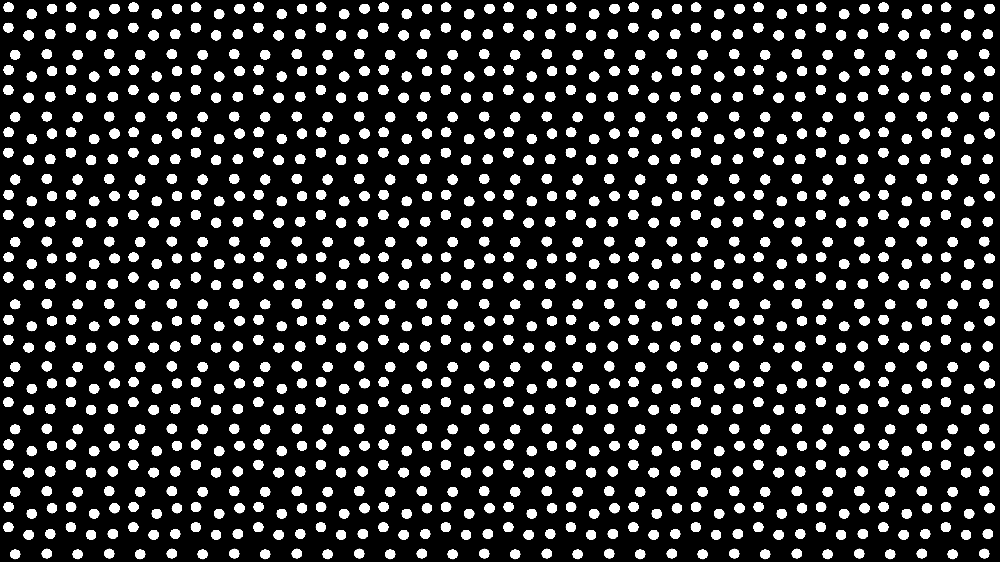
#> input picture assets/test1.png, 1000 x 562 px, shrunk from 2560 x 1440 before the run, found by its file name; its folder holds only this picture in this run
$ python analyze_photos.py
#> lines starting #> are read from the running program, lines starting #| are printed output that depends on the picture; after the words box and inside, x2 and y2 are one past the last pixel; in counts of white or black regions, pixels touching at a corner belong together
#> in circle_count, self.IMAGE is the input picture: shape (562, 1000, 3); min 0, max 255, mean 44.9
### circle_detection.py
import cv2
import numpy as np
import os
from io import BytesIO
import win32clipboard

## IF YOU WANT TO VISUALIZE THE IMAGE PROCESSING, JUST THROW IN SOME IMSHOWS AND WAITKEYS INTO circle_count - code might make more sense that way

#### GENERAL CONSTANTS THAT SHOULD WORK FOR MOST OF OUR PHOTOS ####

DARK_CIRCLE_THRESHOLD = 135                 # circles darker than this not counted, higher threshold fewer circles passed
NORMALIZED_DISTANCE_THRESHOLD = 0.3         # areas with a normalized distance transform less than this threshold are sent to zero (prevents close circles from blurring together)

ADAPTIVE_THRESHOLD_BOX = 51                 # how many neighbouring pixels included in calculation, MUST BE ODD
ADAPTIVE_THRESHOLD_BRIGHTEN = 45            # how much to offset results by
                                            # see https://docs.opencv.org/4.x/d7/d4d/tutorial_py_thresholding.html for more info (adaptive thresholding)

DEFAULT_CIRCLE_SIZE = 14                     # size of template circle used in matching
CIRCLE_GAP = 5                               # estimated gap between circles

# there are still plenty of magic numbers in the code, but those are less important and can be left alone

##################################

class circleCounter:

    # just a list of class variables will be declared later

    def __init__(self):
        self.IMAGE = None
        self.SAVE_PATH = None
        self.IMAGE_PATH = None
        self.IMAGE_NAME = None

        self.CIRCLE_COUNT = None

        self.CIRCLED_IMAGE = None # image with circles labelled and circle count text overlay, sent to clipboard


    ############ IMAGE PROCESSING FUNCTIONS ############

    def sharpen_image(self, image):
        # uses an "unsharp" kernel, less noisy than a basic sharpen kernel

        sharp_kernel = np.array([[-0.00391, -0.01563, -0.02344, -0.01563, -0.00391],
                            [-0.01563, -0.06250, -0.09375, -0.06250, -0.01563],
                            [-0.02344, -0.09375, 1.85980, -0.09375, -0.02344],
                            [-0.01563, -0.06250, -0.09375, -0.06250, -0.01563],
                            [-0.00391, -0.01563, -0.02344, -0.01563, -0.00391]])

        image_sharp = cv2.filter2D(src=image, ddepth=-1, kernel=sharp_kernel)
#> in circle_count, `hsv = cv2.cvtColor(sharp_im, cv2.COLOR_BGR2HSV)`: hsv: shape (562, 1000, 3); mean H, S, V 0, 0, 44.9

        return image_sharp

    def filter_dark_circles(self, hsv):

        # convert to black and white
        # using hsv v channel is slightly better than using cv2 imread grayscale
        black_and_white = hsv[:, :, 2]

        _, bw_1 = cv2.threshold(black_and_white, DARK_CIRCLE_THRESHOLD, 255, cv2.THRESH_TOZERO)    # send spots darker than threshold to zero
                                                                                                   # (otherwise still grayscale)

        _, bw_1_mask = cv2.threshold(black_and_white, DARK_CIRCLE_THRESHOLD, 255, cv2.THRESH_BINARY) # black and white based on threshold
#> bw_1_mask: shape (562, 1000); 17.5% white; 1152 white regions, largest, box (x1, y1, x2, y2) and area: (23, 30, 34, 41) 90, (148, 30, 159, 41) 90, (273, 30, 284, 41) 90

        return bw_1, bw_1_mask

    def find_circle_edges(self, hsv_dark_filtered):
        bw_2 = cv2.adaptiveThreshold(hsv_dark_filtered, 255, cv2.ADAPTIVE_THRESH_MEAN_C,\
                cv2.THRESH_BINARY, ADAPTIVE_THRESHOLD_BOX, ADAPTIVE_THRESHOLD_BRIGHTEN)
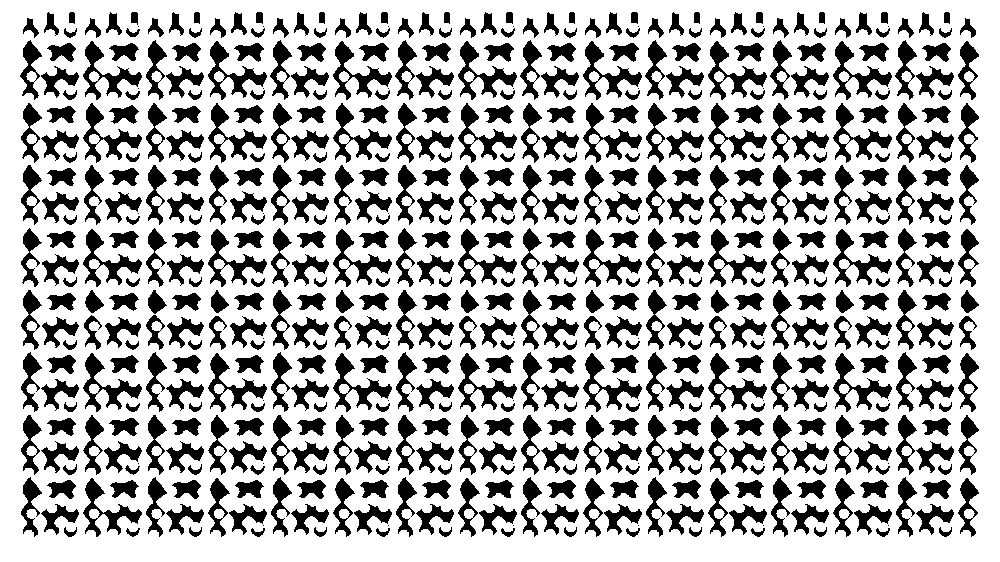
#> bw_2: shape (562, 1000); 68.9% white; 575 black regions (46 under 20 px), largest, box (x1, y1, x2, y2) and area: (208, 41, 267, 100) 1011, (333, 41, 392, 100) 1011, (458, 41, 517, 100) 1011
        return bw_2

    def erode(self, image_to_erode, magnitude):
#> called with magnitude = 3
        erode_kernel = cv2.getStructuringElement(cv2.MORPH_ELLIPSE, (magnitude, magnitude))
        eroded_image = cv2.erode(image_to_erode, erode_kernel)
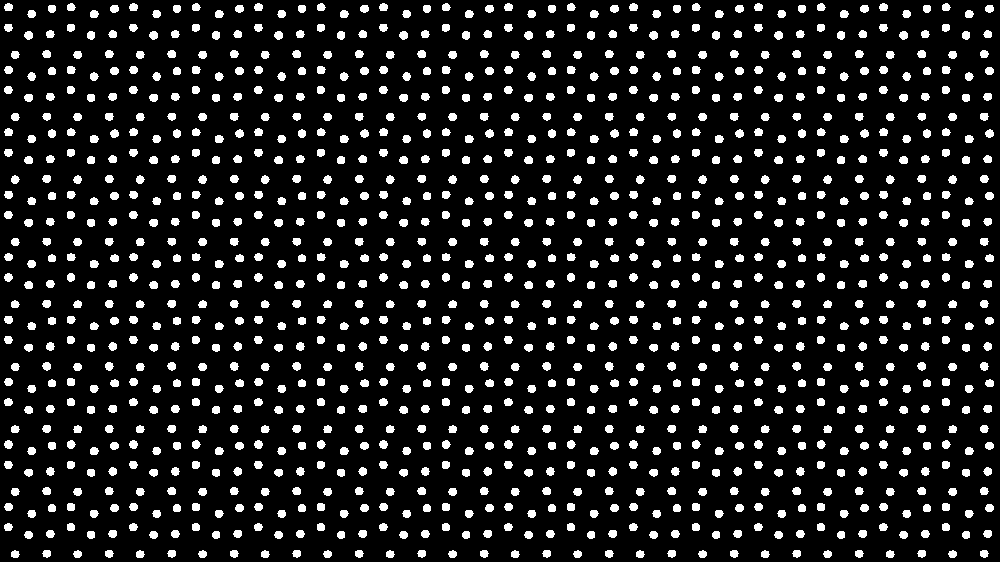
#> eroded_image: shape (562, 1000); 11.8% white; 1152 white regions, largest, box (x1, y1, x2, y2) and area: (24, 31, 33, 40) 63, (149, 31, 158, 40) 63, (274, 31, 283, 40) 63

        return eroded_image

    def distance_transform_and_match(self, im_final_erode):
        circle_size = DEFAULT_CIRCLE_SIZE

        while circle_size != 0:
            ## makes template circle
            template_circle = cv2.getStructuringElement(cv2.MORPH_ELLIPSE, (2*(circle_size-CIRCLE_GAP)+1, 2*(circle_size-CIRCLE_GAP)+1))
            template_circle = cv2.copyMakeBorder(template_circle, CIRCLE_GAP, CIRCLE_GAP, CIRCLE_GAP, CIRCLE_GAP,
                                        cv2.BORDER_CONSTANT | cv2.BORDER_ISOLATED, 0)
            dist_circle = cv2.distanceTransform(template_circle, cv2.DIST_L2, cv2.DIST_MASK_PRECISE)

            ## prepares actual image
            dist_im = cv2.distanceTransform(im_final_erode, cv2.DIST_L2, cv2.DIST_MASK_PRECISE)
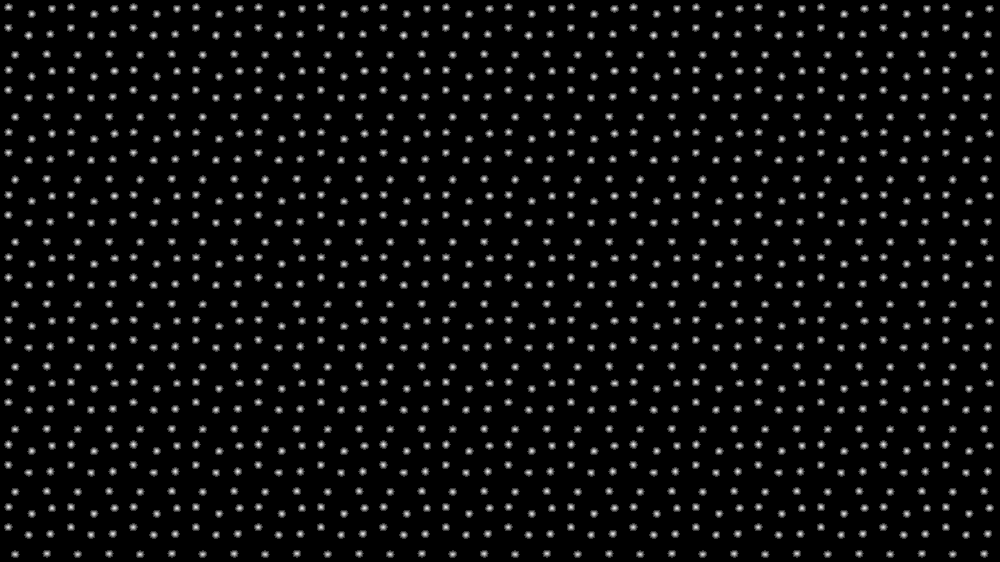
#> dist_im: shape (562, 1000) float32; min 0, max 4.47, mean 0.216; drawn with min black and max white
            distborder = cv2.copyMakeBorder(dist_im, circle_size, circle_size, circle_size, circle_size,
                                    cv2.BORDER_CONSTANT | cv2.BORDER_ISOLATED, 0)
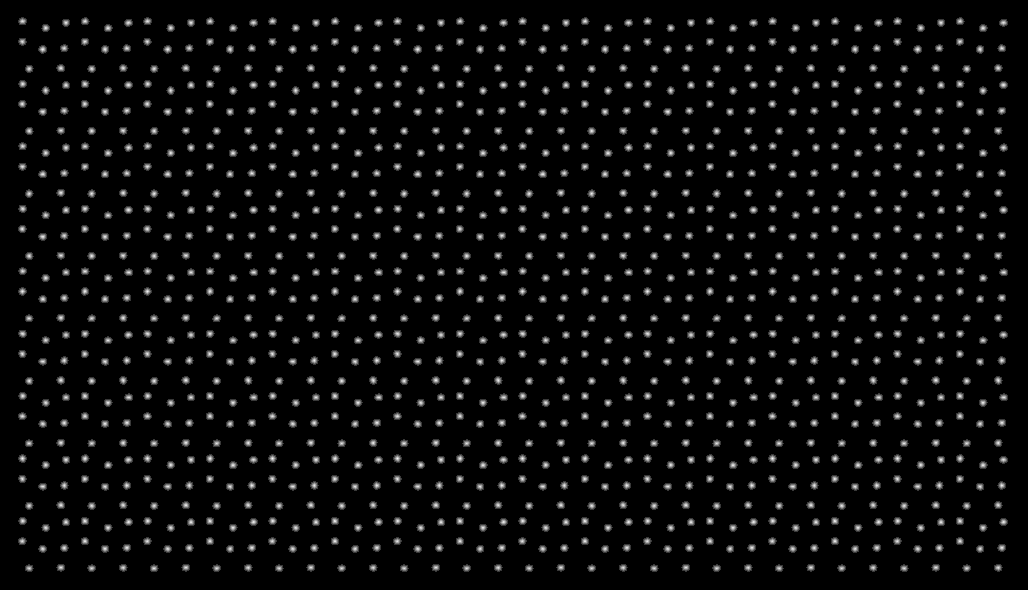
#> distborder: shape (590, 1028) float32; min 0, max 4.47, mean 0.2; drawn with min black and max white

            cv2.imshow('Python Rapid Circle Detection - Circle Template', dist_circle)
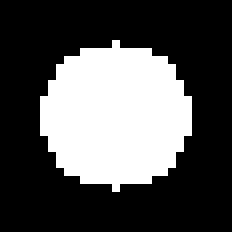
#> window 'Python Rapid Circle Detection ': shape (29, 29) (shown 8 times larger); 32% white; 1 white region, box (x1, y1, x2, y2) and area: (5, 5, 24, 24) 269
            cv2.imshow('Python Rapid Circle Detection', distborder)
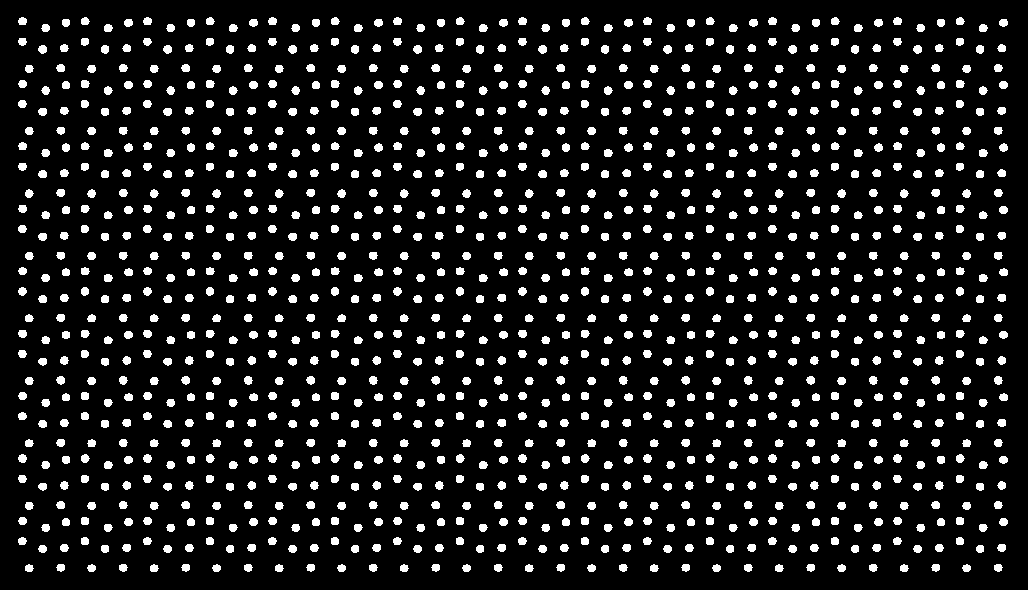
#> window 'Python Rapid Circle Detection': shape (590, 1028); 11% white; 1152 white regions, largest, box (x1, y1, x2, y2) and area: (38, 45, 47, 54) 63, (163, 45, 172, 54) 63, (288, 45, 297, 54) 63
            cv2.waitKey(0)
            cv2.destroyAllWindows()
            circle_size = int(input('Change template circle size (initially ' + str(circle_size) + '), if correctly fitted, enter 0: '))
#> the answer given: 100
#> the answer given: 100
#> the answer given: 100
#> the answer given: 100
#> the answer given: 100
#> the answer given: 100

        ##  TEMPLATE MATCHING BETWEEN THE TWO DISTANCE TRANSFORMS
        match_dist = cv2.matchTemplate(distborder, dist_circle, cv2.TM_CCOEFF_NORMED)

        return dist_im, match_dist

    ############## COUNTING AFTER PROCESS

    # [44 lines left out: functions find_and_count_circles, show_and_export_circle_count, not called in this run]


    ############### MAIN FUNCTION YAY

    def circle_count(self, image_path, save_path):

        self.IMAGE = cv2.imread(image_path)
        self.IMAGE_PATH = image_path
        self.SAVE_PATH = save_path
        self.IMAGE_NAME = os.path.split(self.IMAGE_PATH)[1].split('.')[0] # get the file name

        sharp_im = self.sharpen_image(self.IMAGE)

        hsv = cv2.cvtColor(sharp_im, cv2.COLOR_BGR2HSV)

        hsv_dark_filtered, hsv_dark_filtered_mask = self.filter_dark_circles(hsv)
        hsv_edges = self.find_circle_edges(hsv_dark_filtered)                               # don't put the mask here, the mask is black and white

        im_final = cv2.bitwise_and(hsv_edges, hsv_dark_filtered_mask)                       # get the edges of all circles that are not dark

        im_final_erode = self.erode(im_final, 3)                                            # make the black edges a little thicker for when circles are close

        dist_im, match_dist = self.distance_transform_and_match(im_final_erode)             # the meat of the operation, perform the distance transform
                                                                                            # and compare to a template circle, normalized

        _, match_dist_filter1 = cv2.threshold(match_dist,
                                NORMALIZED_DISTANCE_THRESHOLD, 1, cv2.THRESH_TOZERO)        # set low distances to black

        clean_match_dist = self.erode(match_dist_filter1, 7)                                # erode final result to get rid of small artifacts

        self.find_and_count_circles(clean_match_dist, dist_im)                               # does calculation and image saving

        return self.CIRCLE_COUNT

### analyze_photos.py
import os
from circle_detection import circleCounter

# Change PHOTO_PATH to the folder with all the pictures you'd like to analyze
# Change SAVE_COUNT_PATH to the folder where you'd like to save all your circle count pictures
PHOTO_PATH = r"absolute\path\Python-Rapid-Circle-Detection\assets"
SAVE_COUNT_PATH = r"absolute\path\Python-Rapid-Circle-Detection\assets\circle_counts"

my_circle_destroyer = circleCounter()

####################

if not os.path.exists(SAVE_COUNT_PATH):
    os.mkdir(SAVE_COUNT_PATH)

for item in os.listdir(PHOTO_PATH):
    item_path = os.path.join(PHOTO_PATH, item)
    if os.path.isdir(item_path):
        continue

#> (the run stopped early here; a loop or call above may not have finished)
